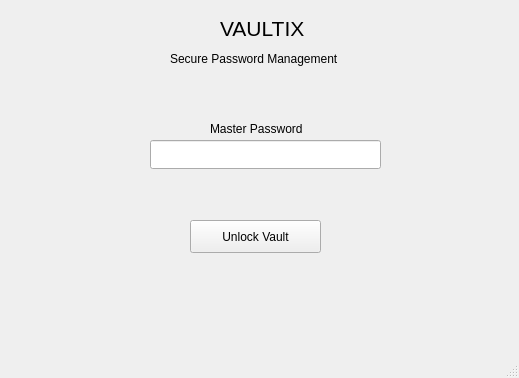
<?xml version="1.0" encoding="UTF-8"?>
<ui version="4.0">
 <class>login</class>
 <widget class="QMainWindow" name="login">
  <property name="geometry">
   <rect>
    <x>0</x>
    <y>0</y>
    <width>519</width>
    <height>378</height>
   </rect>
  </property>
  <property name="windowTitle">
   <string>MainWindow</string>
  </property>
  <widget class="QWidget" name="centralwidget">
   <widget class="QLabel" name="titleLabel">
    <property name="geometry">
     <rect>
      <x>220</x>
      <y>20</y>
      <width>91</width>
      <height>17</height>
     </rect>
    </property>
    <property name="font">
     <font>
      <pointsize>16</pointsize>
     </font>
    </property>
    <property name="text">
     <string>VAULTIX</string>
    </property>
   </widget>
   <widget class="QLabel" name="subtitleLabel">
    <property name="geometry">
     <rect>
      <x>170</x>
      <y>50</y>
      <width>211</width>
      <height>17</height>
     </rect>
    </property>
    <property name="text">
     <string>Secure Password Management</string>
    </property>
   </widget>
   <widget class="QLabel" name="passwordLabel">
    <property name="geometry">
     <rect>
      <x>210</x>
      <y>120</y>
      <width>121</width>
      <height>17</height>
     </rect>
    </property>
    <property name="text">
     <string>Master Password</string>
    </property>
   </widget>
   <widget class="QLineEdit" name="passwordInput">
    <property name="geometry">
     <rect>
      <x>150</x>
      <y>140</y>
      <width>231</width>
      <height>29</height>
     </rect>
    </property>
    <property name="inputMask">
     <string/>
    </property>
    <property name="text">
     <string notr="true"/>
    </property>
    <property name="maxLength">
     <number>32767</number>
    </property>
    <property name="echoMode">
     <enum>QLineEdit::EchoMode::Password</enum>
    </property>
   </widget>
   <widget class="QPushButton" name="unlockButton">
    <property name="geometry">
     <rect>
      <x>190</x>
      <y>220</y>
      <width>131</width>
      <height>33</height>
     </rect>
    </property>
    <property name="layoutDirection">
     <enum>Qt::LayoutDirection::LeftToRight</enum>
    </property>
    <property name="text">
     <string>Unlock Vault</string>
    </property>
   </widget>
  </widget>
  <widget class="QMenuBar" name="menubar">
   <property name="geometry">
    <rect>
     <x>0</x>
     <y>0</y>
     <width>519</width>
     <height>27</height>
    </rect>
   </property>
  </widget>
  <widget class="QStatusBar" name="statusbar"/>
 </widget>
 <resources/>
 <connections/>
</ui>
